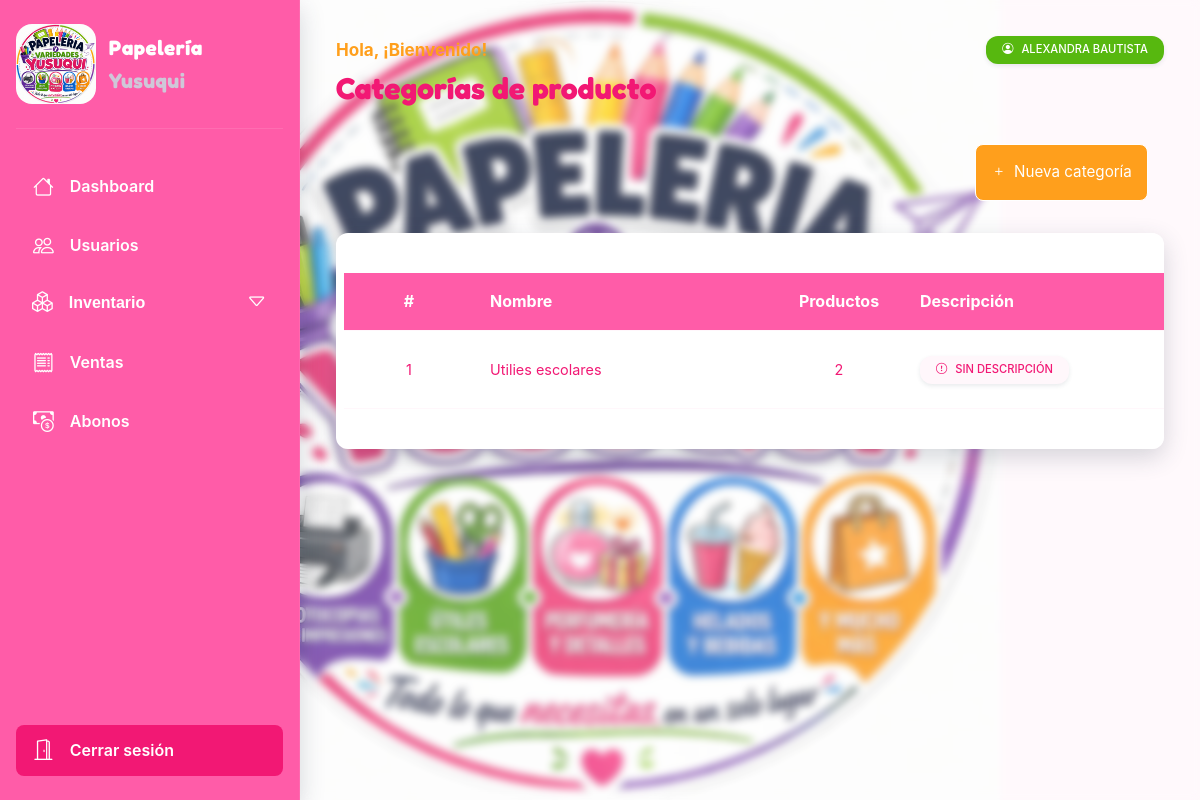
The page /products/categories/ (signed in) on the database its author committed.
### apps/accounts/models/member.py (models this page shows, shortened)
class Member(AbstractBaseUser):
    objects = BaseMemberManager()
    first_name = models.CharField(max_length=100, db_index=True)
    last_name = models.CharField(max_length=100, null=True, blank=True)
    email = models.EmailField(unique=True, db_index=True)
    phone_number = models.CharField(max_length=10, null=True, blank=True, unique=True, db_index=True)
    role = models.CharField(
        max_length=20,
        choices=RoleChoices.choices,
        default=RoleChoices.Cliente,
    )
    created_at = models.DateTimeField(auto_now_add=True)
    updated_at = models.DateTimeField(auto_now=True)
    is_staff = models.BooleanField(default=False)
    is_superuser = models.BooleanField(default=False)
    is_active = models.BooleanField(default=True)
    USERNAME_FIELD = 'email'
    REQUIRED_FIELDS = ['first_name',]
    def full_name(self):
        return f'{self.first_name} {self.last_name if self.last_name else ""}'
    class Meta:
        ordering = ('-created_at',)
        verbose_name = 'Usuario'
        verbose_name_plural = 'Usuarios'

### apps/products/models/product.py (models this page shows, shortened)
class Category(models.Model):
    name = models.CharField(max_length=50, unique=True)
    description = models.TextField(blank=True, null=True)

### apps/products/views/category_views.py (the view)
# urls.py: path('categories/', views.CategoryListView.as_view(), name='category-list'),
@method_decorator(role_required([RoleChoices.Admin, RoleChoices.Vendedor]), name='dispatch')
class CategoryListView(LoginRequiredMixin, ListView):
    model = Category
    context_object_name = 'categories'
    paginate_by = 10
    template_name = 'category/list.html'
    def get_queryset(self):
        return (
            Category.objects
            .annotate(count=Count('products'))
            .order_by('-count')
        )

### apps/common/utils/custom_decorator.py (called while the page is built)
def role_required(roles:list):
    def decorator(func):
        def wrapper(request, *args, **kwargs):
            if not request.user.is_authenticated:
                return redirect('core:accounts:login')
            if request.user.role not in roles:
                raise PermissionDenied
            return func(request, *args, **kwargs)
        return wrapper
    return decorator

### apps/products/templates/category/list.html (shortened to what this page needs)
{% extends 'index.html' %}
{% block main %}
    <h2 class="title">Categorías de producto</h2>
    <nav class="nav">
        <a href="{% url 'core:products:category-create' %}" class="button">
            <i class="bi bi-plus"></i>
            <span>Nueva categoría</span>
        </a>
    </nav>
    {% if categories %}
        <div class="scroll card--base">
            <div class="table">
                <div class="table__header">
                    <div class="table__row">
                        <div class="table__cell table__cell--sm">#</div>
                        <div class="table__cell">Nombre</div>
                        <div class="table__cell table__cell--sm">Productos</div>
                        <div class="table__cell">Descripción</div>
                    </div>
                </div>
                <div class="table__body">
                    {% for category in categories %}
                        <div class="table__row">
                            <div class="table__cell table__cell--sm">{{ forloop.counter }}</div>
                            <div class="table__cell">{{ category.name }}</div>
                            <div class="table__cell table__cell--sm">{{ category.count }}</div>
                            <div class="table__cell">
                                {% if category.description %}
                                    <p class="badge badge--info">
                                    {{ category.description }}
                                    </p>
                                {% else %}
                                    <p class="badge">
                                        <i class="bi bi-exclamation-circle"></i>
                                        Sin descripción
                                    </p>
                                {% endif %}
                            </div>
                        </div>
                    {% endfor %}
                </div>
            </div>
        </div>
    {% else %}
        <p class="badge">No hay categorías registradas</p>
    {% endif %}
{% endblock main %}

### templates/index.html (shortened to what this page needs)
{% load static %}
<!DOCTYPE html>
<html lang="en">
<head>
    <link rel="stylesheet" href="{% static 'css/styles.css' %}">
</head>
<body>
    <div class="page" style="background-image: url('{% static "image/brand.jpeg" %}')">
        <aside class="sidebar">
            <header class="sidebar__header">
                <img src="{% static 'image/brand.jpeg' %}" alt="brand" class="brand__img">
                <p class="sidebar__title">Papelería <span>Yusuqui</span></p>
            </header>
            <ul class="menu">
                <li class="menu__item">
                    <a class="menu__link" href="{% url 'core:dashboard:dashboard' %}">
                        <i class="bi bi-house"></i>
                        <span class="menu__title">Dashboard</span>
                    </a>
                </li>
                <li class="menu__item">
                    <a class="menu__link" href="{% url 'core:accounts:member-list' %}">
                        <i class="bi bi-people"></i>
                        <span class="menu__title">Usuarios</span>
                    </a>
                </li>
                <li class="menu__item menu__item--dropdown">
                    <button class="menu__link dropdown__toggle">
                        <i class="bi bi-boxes"></i>
                        <span class="menu__title">Inventario</span>
                        <i class="bi bi-caret-down dropdown__icon"></i>
                    </button>
                </li>
                <li class="menu__item">
                    <a class="menu__link" href="{% url 'core:orders:list' %}">
                        <i class="bi bi-receipt"></i>
                        <span class="menu__title">Ventas</span>
                    </a>
                </li>
                <li class="menu__item">
                    <a class="menu__link" href="{% url 'core:orders:sale-payments' %}">
                        <i class="bi bi-cash-coin"></i>
                        <span class="menu__title">Abonos</span>
                    </a>
                </li>
                <li class="menu__item logout">
                    <a
                            class="menu__link"
                            data-url="{% url 'core:accounts:logout' %}"
                    >
                        <i class="bi bi-door-open"></i>
                        <span class="menu__title">Cerrar sesión</span>
                    </a>
                </li>
            </ul>
        </aside>
        <main class="page__content">
            <header class="page__header">
                <p class="page__header__message"></p>
                <p
                        class="badge badge--normal"
                        title="Usuario activo"
                >
                    <i class="bi bi-person-circle"></i>
                    <span>{{ request.user.full_name }}</span>
                </p>
            </header>
            {% block main %}
            {% endblock main %}
        </main>
    </div>
</body>
</html>

### rows shown on the page
Member: user.full_name "ALEXANDRA BAUTISTA"
Category: name "Utilies escolares", count "2", description "SIN DESCRIPCIÓN"
